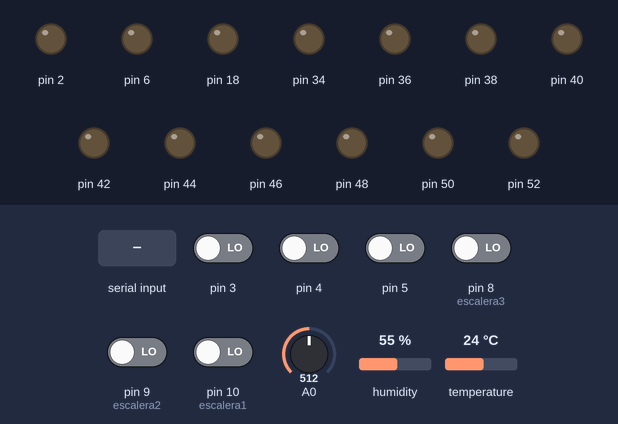
Bench run of a sketch on a simulated Arduino Mega 2560, built with avr-gcc and run on an emulated ATmega2560. Shown: output pins drawn as LEDs (lit = HIGH). The inputs (shaded band) are chosen by the test bench; at power-on: pin 3–5, pin 8 (escalera3), pin 9 (escalera2), pin 10 (escalera1) LOW, A0 = 512, humidity 55 %, temperature 24 °C. The local clock reads 2024-03-15 10:24:30 at power-on unless the sketch sets it; what the sketch prints to the serial monitor is not drawn.

Above: at 0.9 s.
1.0 s: "F" received over Serial
2.7 s: "90,45,200\n" received over Serial
At 5.1 s:
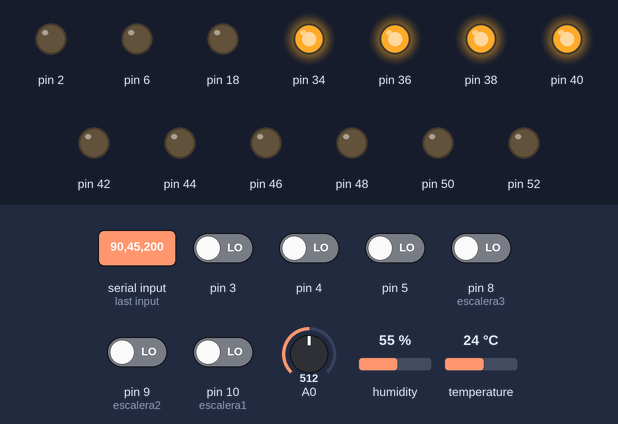
At 6.1 s:
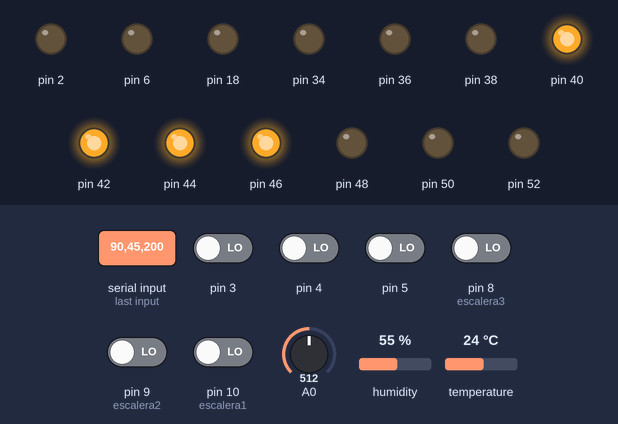
Timing chart, 0 to 14.7 s (numbered marks = the images above; inputs shaded):
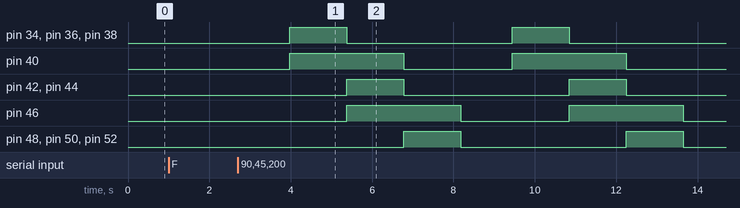

The sketch:

SMARTHOUSEARDUINO.ino
```cpp
#include <MyRealTimeClock.h>

#include <Servo.h>
#include <Keypad.h>
#include <DHT.h>

//claseeeeeeeeeeeeeeeeeeeeeeeeeeeeeeeeeeeee/////////////////////////////////////////////////////////////////////

class Habitacion {


  public:
    int pinT, pinM, pinL, pinV, pinP, id, pinLuz;
    String nombre;
    float valorT, valorM, valorL, valorV, valorP, temperatura, luz;
    Servo servo;


    Habitacion() {}
    Habitacion(String _nombre, int _pinT, int _pinM, int _pinV, int _pinP, int _pinL, int _id , float _temperatura, float _luz, float _pinLuz) {
      id = _id;
      pinT = _pinT;
      pinM = _pinM;
      pinV = _pinV;
      pinL = _pinL;
      pinLuz = _pinLuz;
      temperatura = _temperatura;
      luz = _luz;

      pinP = _pinP;
      nombre = _nombre;
      valorT = 0.0;
      valorM = 1.0;
      valorL = 0.0;
      valorV = 0.0;
      valorP = 0.0;

      pinMode(pinT, INPUT);
      pinMode(pinM, OUTPUT);
      pinMode(pinL, INPUT);
      pinMode(pinV, INPUT);
      pinMode(pinP, INPUT);
      pinMode(18, OUTPUT);
      servo.attach(pinM, 544, 3700);
      servo.write(1.0);


    }


    float Habitacion::getTemperatura() {
#define DHTPIN  pinT
      DHT dht(DHTPIN, DHT11);
      dht.begin();
      delay(100);
      float s = dht.readTemperature();
      if (isnan(s)) {
        s = valorT;
      } else {
        valorT = s;
      }
      return s  ;
    }

    float Habitacion::getLuz() {

      float x = analogRead(pinL);
      float d = x * (100.00 / 1024.00);
      return d;
    }


};////////////////////////////////////////////////////////////////////////////////////fin de la clase

//variables universales para todo el programa////////////////////////////


const byte COLUMNAS = 4;
const byte FILAS = 4;
byte pinsFilas[FILAS] = {37, 39, 41, 43};
byte pinsColumnas[COLUMNAS] = {45, 47, 49, 51};

//entrada del reloj  despues entrada y salida, despues habiltadr de entrada y salida
MyRealTimeClock myRTC(12, 13, 11);


String clave1, clave2, clave3, upLight, offLight, horanow;

char teclas [FILAS][COLUMNAS] = {

  {'1', '2', '3', 'A'},
  {'4', '5', '6', 'B'},
  {'7', '8', '9', 'C'},
  {'E', '0', 'F', 'D'}

};
int contadorHabitaciones;
Habitacion habitaciones[30];
int flatThread;
int hora = 0, minuto = 0, segundo = 0;
bool access = false;
bool flatfecha = true;
int escalera1 = 10, escalera2 = 9, escalera3 = 8;

int totalPersonas = 0;

int conteoError = 0;


Keypad teclado = Keypad(makeKeymap(teclas), pinsFilas, pinsColumnas, FILAS, COLUMNAS);


void setup() {

  pinMode(escalera1, INPUT);
  pinMode(escalera2, INPUT);
  pinMode(escalera3, INPUT);

  //luces de escalera
  pinMode(52, OUTPUT);
  pinMode(50, OUTPUT);
  pinMode(48, OUTPUT);
  pinMode(46, OUTPUT);
  pinMode(44, OUTPUT);
  pinMode(42, OUTPUT);
  pinMode(40, OUTPUT);
  pinMode(38, OUTPUT);
  pinMode(36, OUTPUT);
  pinMode(34, OUTPUT);


  //esto es para luces de exterior
  pinMode(2, OUTPUT);

  //pines para el contador de personas
  pinMode(3, INPUT);
  pinMode(4, INPUT);

  //pines para el pir y la alarma
  pinMode(6, OUTPUT);
  pinMode(5, INPUT);


  contadorHabitaciones = 0;
  // put your setup code here, to run once:
  Serial.begin(115200);
  Serial.setTimeout(200);
  getConf();
  flatThread = 0;
  obtenerPass();


}


void loop() {
  // put your main code here, to run repeatedly:
  ///

if(totalPersonas==0){

  if(digitalRead(5)==HIGH){
    delay(50);
    if(digitalRead(5)==HIGH){

digitalWrite(6,HIGH);
String serie="";
char tecla;
     while (true) {
        digitalWrite(17, HIGH);
        delay(800);
        serie = "";
        tecla = NO_KEY;
        while (tecla == NO_KEY || tecla == 'A' || tecla == 'B' || tecla == 'C' || tecla == 'D' || tecla == 'E' || tecla == 'F') {
          tecla = teclado.getKey();
        }
        serie = serie + String(tecla);
        tecla = NO_KEY;
        while (tecla == NO_KEY || tecla == 'A' || tecla == 'B' || tecla == 'C' || tecla == 'D' || tecla == 'E' || tecla == 'F') {
          tecla = teclado.getKey();
        }
        serie = serie + String(tecla);
        tecla = NO_KEY;
        while (tecla == NO_KEY || tecla == 'A' || tecla == 'B' || tecla == 'C' || tecla == 'D' || tecla == 'E' || tecla == 'F') {
          tecla = teclado.getKey();
        }
        serie = serie + String(tecla);
        tecla = NO_KEY;
        while (tecla == NO_KEY || tecla == 'A' || tecla == 'B' || tecla == 'C' || tecla == 'D' || tecla == 'E' || tecla == 'F') {
          tecla = teclado.getKey();
        }
        serie = serie + String(tecla);
        tecla = NO_KEY;

        while (tecla == NO_KEY || tecla == 'A' || tecla == 'B' || tecla == 'C' || tecla == 'D' || tecla == 'E' || tecla == 'F') {
          tecla = teclado.getKey();
        }


        serie = serie + String(tecla);
        tecla = NO_KEY;

        if (desencriptar(serie, clave1)) {
          digitalWrite(18, HIGH);
          digitalWrite(17, LOW);
          delay(800);
          digitalWrite(17, LOW);
          digitalWrite(18, LOW);
          digitalWrite(6,LOW);
          break;
        }
      }


    }
    }
  }


  getClave();
  lucesTime();
  long timee = micros();

  if (flatThread == 0) {
    //hilo uno para enviar datos de senores
    flatThread = 1;
    String data = "";
    while (micros() < timee + 200000) {
      getClave();
      data = "";

      for (int y = 0; y < contadorHabitaciones; y++) {
        data += "/" + String(habitaciones[y].getLuz()) + "-" + String(habitaciones[y].getTemperatura()) + "-" + String(habitaciones[y].valorM) + "-" + String(habitaciones[y].valorV) + "-" + String(habitaciones[y].valorP) + "-" + String(habitaciones[y].getLuz()) + "-" + String(habitaciones[y].id)+ "-" + String(totalPersonas);

      }


    }

    Serial.print("A");
    delay(10);
    Serial.print(data);
  }


  getClave();
  lucesTime();
  timee = micros();
  if (flatThread == 1) {
    //hilo para checar temperatura
    flatThread = 2;


    while (micros() < timee + 200000) {

      getClave();
      for (int x = 0; x < contadorHabitaciones; x++) {

        if (habitaciones[x].valorT < habitaciones[x].temperatura) {
          //la habitacion es menor a la que se requiere
          //se debe cerrar ventanas


          if (1.1 < (habitaciones[x].temperatura - habitaciones[x].valorT) < 3) {
            habitaciones[x].valorM -= (habitaciones[x].valorT * .25);


          } else if (3.1 < (habitaciones[x].temperatura - habitaciones[x].valorT) < 4) {
            habitaciones[x].valorM -= (habitaciones[x].valorT * .50);

          } else if (4.1 < (habitaciones[x].temperatura - habitaciones[x].valorT) < 5) {
            habitaciones[x].valorM -= (habitaciones[x].valorT * .75);

          } else if (5 < (habitaciones[x].temperatura - habitaciones[x].valorT)) {
            habitaciones[x].valorM = 180;
          }
          if ( habitaciones[x].valorM <= 0) {
            habitaciones[x].valorM = 1;
          }

        } else {

          //la temperatra es mayor a la que se requiere
          //se debe abrir ventanas
          if (habitaciones[x].valorM == 0) {
            habitaciones[x].valorM++;
          }


          if (1.1 < (habitaciones[x].valorT - habitaciones[x].temperatura) < 3) {

            habitaciones[x].valorM += (habitaciones[x].valorT * .25);

          } else if (3.1 < (habitaciones[x].valorT - habitaciones[x].temperatura) < 4) {
            habitaciones[x].valorM += (habitaciones[x].valorT * .5);
          } else if (4.1 < (habitaciones[x].valorT - habitaciones[x].temperatura) < 5) {
            habitaciones[x].valorM += (habitaciones[x].valorT * .75);
          } else if (5 < (habitaciones[x].valorT - habitaciones[x].temperatura)) {
            habitaciones[x].valorM = 1;
          }


          if ( habitaciones[x].valorM >= 180) {
            habitaciones[x].valorM = 180;
          }
        }

        habitaciones[x].servo.write(habitaciones[x].valorM);

      }


    }

  }


  getClave();
  lucesTime();
  timee = micros();
  if (flatThread == 2) {
    //leer para el conteo de personas
    flatThread = 3;

    while (micros() < timee + 200000) {

      if (digitalRead(3) == LOW) {


        delay(300);

        totalPersonas++;


      }

      if (digitalRead(4) == LOW) {

        delay(300);

        totalPersonas--;
        if (totalPersonas < 0) {
          totalPersonas = 0;
        }


      }

    }
  }
  getClave();
  lucesTime();
  timee = micros();
  if (flatThread == 3) {
    //leer escaleras
    flatThread = 4;

    while (micros() < timee + 200000) {
      if (digitalRead(escalera1) == LOW) {
        digitalWrite(34, HIGH);
        digitalWrite(36, HIGH);
        digitalWrite(38, HIGH);
        digitalWrite(40, HIGH);
        delay(1400);
        digitalWrite(34, LOW);
        digitalWrite(36, LOW);
        digitalWrite(38, LOW);
        digitalWrite(40, LOW);
      }
      if (digitalRead(escalera2) == LOW) {
        digitalWrite(40, HIGH);
        digitalWrite(42, HIGH);
        digitalWrite(44, HIGH);
        digitalWrite(46, HIGH);
        delay(1400);
        digitalWrite(40, LOW);
        digitalWrite(42, LOW);
        digitalWrite(44, LOW);
        digitalWrite(46, LOW);
      }

      if (digitalRead(escalera3) == LOW) {
        digitalWrite(46, HIGH);
        digitalWrite(48, HIGH);
        digitalWrite(50, HIGH);
        digitalWrite(52, HIGH);
        delay(1400);
        digitalWrite(46, LOW);
        digitalWrite(48, LOW);
        digitalWrite(50, LOW);
        digitalWrite(52, LOW);
      }


    }
  }

  getClave();
  lucesTime();
  timee = micros();
  if (flatThread == 4) {
    //ver la luz
    flatThread = 0;

    while (micros() < timee + 200000) {

      for (int x = 0; x < contadorHabitaciones; x++) {

        float d = habitaciones[x].getLuz();

        if (d < 50) {
          digitalWrite(habitaciones[x].pinLuz, HIGH);

        } else {
          digitalWrite(habitaciones[x].pinLuz, LOW);

        }


      }


    }
  }


}//loop


//////////////////////////////////////////////////////////////////////
// FUNCIONES                                                        //
//                                                                  //
//////////////////////////////////////////////////////////////////////


//////////////////////////////////////////////////////////////////////
// FUNCION PARA DEESCRAGAR CONFIGURACION (HABITACIONES)             //
//////////////////////////////////////////////////////////////////////
void getConf() {
  Serial.print("S");
  while (!Serial.available());
  String confi = Serial.readString();

  char str[1024];
  confi.toCharArray(str, 1024);
  const char s[2] = "/";
  char *token;

  /* get the first token */
  token = strtok(str, s);

  /* walk through other tokens */
  int x = 0;
  String aux[200];
  while ( token != NULL ) {
    aux[x] = String(token);
    aux[x] = String(token);
    x++;
    token = strtok(NULL, s);
  }
  ///
  int y = 0;
  while (aux[y] != NULL) {
    char str2[500];
    aux[y].toCharArray(str2, 500);
    const char s2[2] = "-";
    char *token2;
    token2 = strtok(str2, s2);

    String z[10];
    int p = 0;
    while ( token2 != NULL ) {
      z[p] = String(token2);


      token2 = strtok(NULL, s2);
      p++;

    }

    habitaciones[y] = Habitacion(String(z[0]), String(z[1]).toInt(), String(z[2]).toInt(), String(z[3]).toInt(), String(z[4]).toInt(), String(z[5]).toInt(), String(z[6]).toInt(), String(z[7]).toInt(), String(z[8]).toInt(), String(z[9]).toInt());
    contadorHabitaciones++;


    ////////////////


    y++;
  }


}


//////////////////////////////////////////////////////////////////////
// FUNCION PARA ENCRIPTAR                                           //
//////////////////////////////////////////////////////////////////////
String encriptar(String k) {
  String aux = "";
  for (int s = 0; s < k.length() - 1; s++) {

    int f = k.charAt(s) + 10;

    aux = aux + char(f);


  }


  return aux;
}

//////////////////////////////////////////////////////////////////////
// FUNCION PARA DESENCRIPTAR                                        //
//////////////////////////////////////////////////////////////////////
bool desencriptar(String a, String b) {
  String aux = "";
  for (int s = 0; s < a.length(); s++) {

    int f = a.charAt(s) + 10;

    aux = aux + char(f);


  }

  if (aux == b) {
    return true;
  } else {
    return false;
  }

}


//////////////////////////////////////////////////////////////////////
// FUNCION PARA OBTENER LA CLAVE DEL TECLADO                        //
//////////////////////////////////////////////////////////////////////

void getClave() {

  String serie = "";

  char tecla = teclado.getKey();
  if (tecla != NO_KEY) {


    tecla = NO_KEY;

    while (tecla == NO_KEY || tecla == 'A' || tecla == 'B' || tecla == 'C' || tecla == 'D' || tecla == 'E' || tecla == 'F') {
      tecla = teclado.getKey();
    }
    serie = serie + String(tecla);
    tecla = NO_KEY;
    while (tecla == NO_KEY || tecla == 'A' || tecla == 'B' || tecla == 'C' || tecla == 'D' || tecla == 'E' || tecla == 'F') {
      tecla = teclado.getKey();
    }
    serie = serie + String(tecla);
    tecla = NO_KEY;
    while (tecla == NO_KEY || tecla == 'A' || tecla == 'B' || tecla == 'C' || tecla == 'D' || tecla == 'E' || tecla == 'F') {
      tecla = teclado.getKey();
    }
    serie = serie + String(tecla);
    tecla = NO_KEY;
    while (tecla == NO_KEY || tecla == 'A' || tecla == 'B' || tecla == 'C' || tecla == 'D' || tecla == 'E' || tecla == 'F') {
      tecla = teclado.getKey();
    }
    serie = serie + String(tecla);
    tecla = NO_KEY;

    while (tecla == NO_KEY || tecla == 'A' || tecla == 'B' || tecla == 'C' || tecla == 'D' || tecla == 'E' || tecla == 'F') {
      tecla = teclado.getKey();
    }


    serie = serie + String(tecla);
    tecla = NO_KEY;


    if (desencriptar(serie, clave1)) {
      digitalWrite(18, HIGH);
      conteoError = 0;
    } else if (desencriptar(serie, clave2)) {
      conteoError = 0;
      digitalWrite(18, HIGH);
    } else if (desencriptar(serie, clave3)) {
      conteoError = 0;
      digitalWrite(18, HIGH);
    } else {
      digitalWrite(18, LOW);
      conteoError++;
      while (conteoError > 2) {
        digitalWrite(17, HIGH);
        delay(800);
        serie = "";
        tecla = NO_KEY;
        while (tecla == NO_KEY || tecla == 'A' || tecla == 'B' || tecla == 'C' || tecla == 'D' || tecla == 'E' || tecla == 'F') {
          tecla = teclado.getKey();
        }
        serie = serie + String(tecla);
        tecla = NO_KEY;
        while (tecla == NO_KEY || tecla == 'A' || tecla == 'B' || tecla == 'C' || tecla == 'D' || tecla == 'E' || tecla == 'F') {
          tecla = teclado.getKey();
        }
        serie = serie + String(tecla);
        tecla = NO_KEY;
        while (tecla == NO_KEY || tecla == 'A' || tecla == 'B' || tecla == 'C' || tecla == 'D' || tecla == 'E' || tecla == 'F') {
          tecla = teclado.getKey();
        }
        serie = serie + String(tecla);
        tecla = NO_KEY;
        while (tecla == NO_KEY || tecla == 'A' || tecla == 'B' || tecla == 'C' || tecla == 'D' || tecla == 'E' || tecla == 'F') {
          tecla = teclado.getKey();
        }
        serie = serie + String(tecla);
        tecla = NO_KEY;

        while (tecla == NO_KEY || tecla == 'A' || tecla == 'B' || tecla == 'C' || tecla == 'D' || tecla == 'E' || tecla == 'F') {
          tecla = teclado.getKey();
        }


        serie = serie + String(tecla);
        tecla = NO_KEY;

        if (desencriptar(serie, clave1)) {
          digitalWrite(18, HIGH);
          digitalWrite(17, LOW);
          delay(800);
          digitalWrite(17, LOW);
          digitalWrite(18, LOW);
          conteoError = 0;
        }
      }
    }


  }

}


void lucesTime() {


  myRTC.updateTime();

  String prueba = String(myRTC.minutes);
  prueba += ":";
  if (myRTC.seconds < 10) {
    prueba += "0";
    prueba += String(myRTC.seconds);
  } else {
    prueba += String(myRTC.seconds);
  }

  if (prueba == upLight) {


    digitalWrite(2, HIGH);
  }
  if (prueba == offLight) {

    digitalWrite(2, LOW);
  }


}


void obtenerPass() {
  Serial.print("H");

  while (!Serial.available());
  String confi = Serial.readString();

  char str[1024];
  confi.toCharArray(str, 1024);
  const char s[2] = "/";
  char *token;

  /* get the first token */
  token = strtok(str, s);

  /* walk through other tokens */
  int x = 0;
  String aux[200];
  while ( token != NULL ) {
    aux[x] = String(token);
    aux[x] = String(token);
    x++;
    token = strtok(NULL, s);
  }
  ///
  int y = 0;
  while (aux[y] != NULL) {
    char str2[500];
    aux[y].toCharArray(str2, 500);
    const char s2[2] = "-";
    char *token2;
    token2 = strtok(str2, s2);

    String z[6];
    int p = 0;
    while ( token2 != NULL ) {
      z[p] = String(token2);


      token2 = strtok(NULL, s2);
      p++;

    }


    clave1 = z[0];
    clave2 = z[1];
    clave3 = z[2];
    upLight = z[3];
    offLight = z[4];
    horanow = z[5];
    while (flatfecha) {


      char str3[200];
      horanow.toCharArray(str3, 200);
      const char s3[2] = ":";
      char *token3;
      token3 = strtok(str3, s3);

      String d[2];
      int p2 = 0;
      while ( token3 != NULL ) {
        d[p2] = String(token3);


        token3 = strtok(NULL, s3);
        p2++;

      }
      myRTC.setDS1302Time( d[1].toInt(), d[0].toInt(), 00, 5 , 11, 12, 2019);

      flatfecha = false;
    }


    ////////////////


    y++;
  }


}
```

Measured:
- after the input at 2.7 s, pin 34, pin 36: alternates HIGH for 1.4 s and LOW for 4.1 s, starting after 1.3 s
